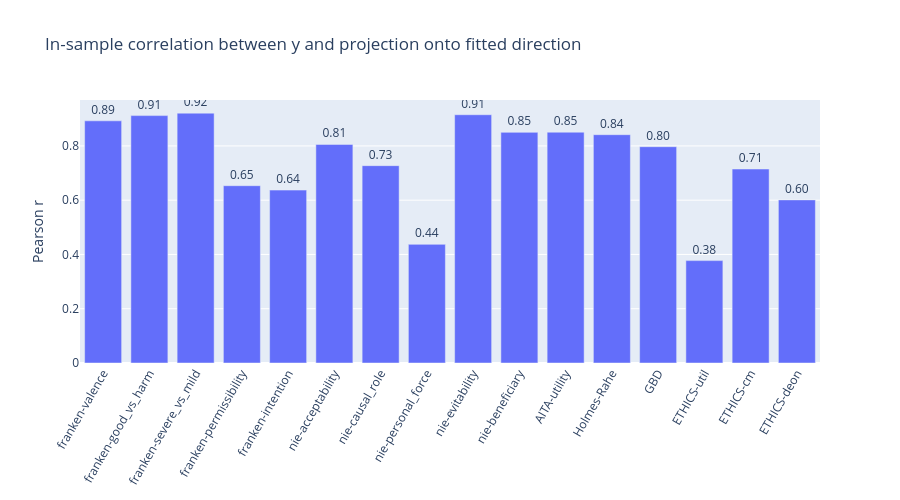

Notebook cell for this chart:
### Markdown cell above
## 4. Correlation between y and projection
For each subset, project its own embeddings onto its fitted direction and correlate
with the true `y`. In-sample (not held-out) - a quick sanity check that the direction
actually points the way it should, not a decodability estimate.

### Code cell
labels_c, rs = [], []
for label, sub in SUBSETS.items():
    proj = embeddings[label] @ directions[label]
    rs.append(np.corrcoef(proj, sub["y"])[0, 1])
    labels_c.append(label)

fig = go.Figure(go.Bar(x=labels_c, y=rs, text=rs, texttemplate="%{text:.2f}", textposition="outside"))
fig.update_layout(title="In-sample correlation between y and projection onto fitted direction",
                   yaxis_title="Pearson r", xaxis_tickangle=-60, width=900, height=500)
fig.show()

### Figure 1 — Plotly figure (JSON) as saved in the notebook; plotly's stock layout.template omitted (floating-point values rounded to 4 significant figures)
{"data": [{"text": ["0.8924357096307463", "0.9116775973511195", "0.9207074358499083", "0.6533752535937728", "0.6371912015236002", "0.8054377177837414", "0.7271756637734285", "0.4372032451601469", "0.9149162078442525", "0.8498968838292698", "0.850561175151119", "0.8413525933775412", "0.7971102972031878", "0.3772859292882689", "0.7148237523586561", "0.6010945075331169"], "textposition": "outside", "texttemplate": "%{text:.2f}", "type": "bar", "x": ["franken-valence", "franken-good_vs_harm", "franken-severe_vs_mild", "franken-permissibility", "franken-intention", "nie-acceptability", "nie-causal_role", "nie-personal_force", "nie-evitability", "nie-beneficiary", "AITA-utility", "Holmes-Rahe", "GBD", "ETHICS-util", "ETHICS-cm", "ETHICS-deon"], "y": [0.8924, 0.9117, 0.9207, 0.6534, 0.6372, 0.8054, 0.7272, 0.4372, 0.9149, 0.8499, 0.8506, 0.8414, 0.7971, 0.3773, 0.7148, 0.6011]}], "layout": {"height": 500, "title": {"text": "In-sample correlation between y and projection onto fitted direction"}, "width": 900, "xaxis": {"tickangle": -60}, "yaxis": {"title": {"text": "Pearson r"}}}}
